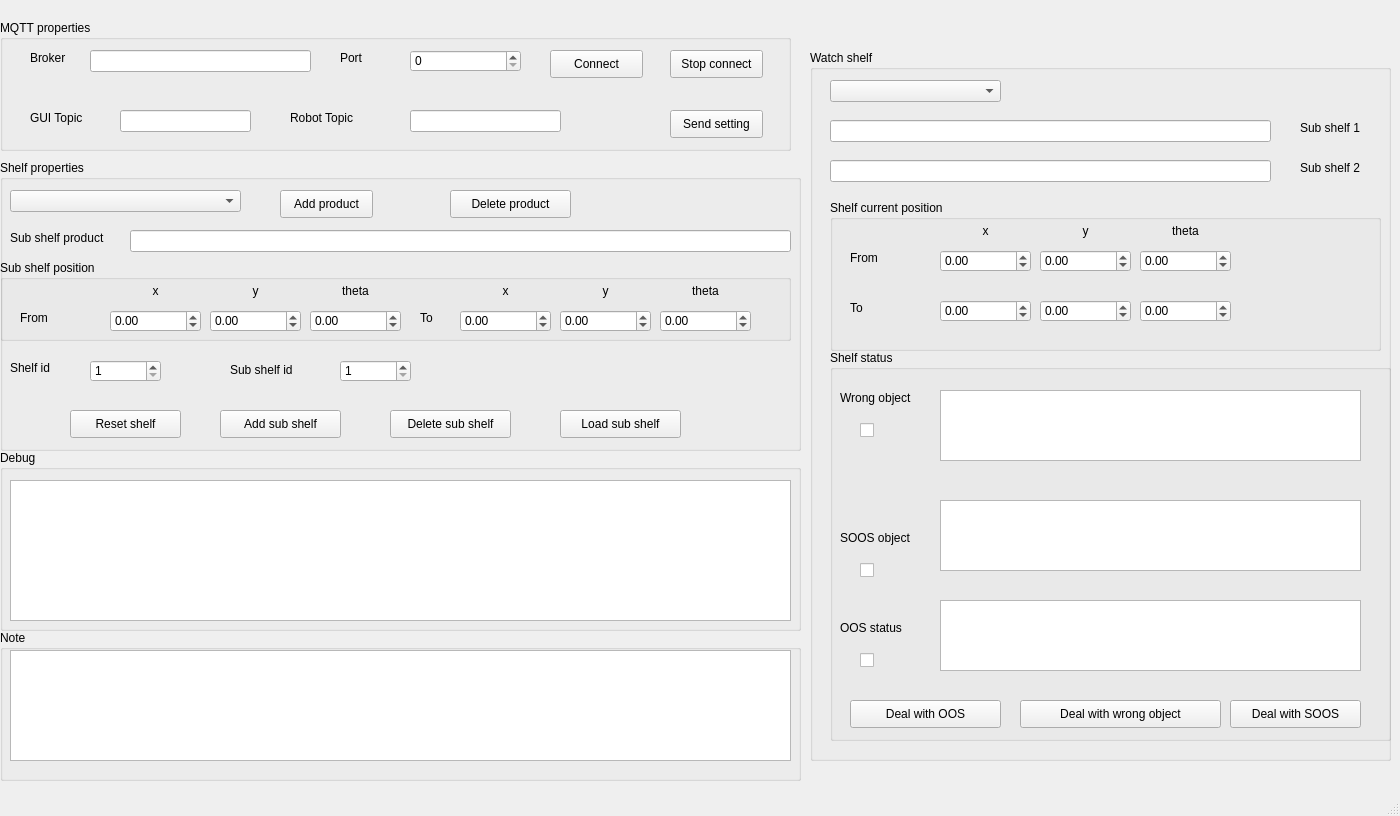
<?xml version="1.0" encoding="UTF-8"?>
<ui version="4.0">
 <class>MainWindow</class>
 <widget class="QMainWindow" name="MainWindow">
  <property name="geometry">
   <rect>
    <x>0</x>
    <y>0</y>
    <width>1400</width>
    <height>816</height>
   </rect>
  </property>
  <property name="windowTitle">
   <string>DATN-GUI</string>
  </property>
  <widget class="QWidget" name="centralwidget">
   <widget class="QGroupBox" name="ShelfPropertiesGroupBox">
    <property name="geometry">
     <rect>
      <x>0</x>
      <y>160</y>
      <width>801</width>
      <height>291</height>
     </rect>
    </property>
    <property name="font">
     <font>
      <pointsize>9</pointsize>
     </font>
    </property>
    <property name="title">
     <string>Shelf properties</string>
    </property>
    <widget class="QLineEdit" name="subShelfProductLineEdit">
     <property name="geometry">
      <rect>
       <x>130</x>
       <y>70</y>
       <width>661</width>
       <height>22</height>
      </rect>
     </property>
     <property name="text">
      <string/>
     </property>
    </widget>
    <widget class="QGroupBox" name="subShelfPositionDefineGroupBox">
     <property name="geometry">
      <rect>
       <x>0</x>
       <y>100</y>
       <width>791</width>
       <height>81</height>
      </rect>
     </property>
     <property name="title">
      <string>Sub shelf position</string>
     </property>
     <widget class="QLabel" name="label_4">
      <property name="geometry">
       <rect>
        <x>20</x>
        <y>50</y>
        <width>81</width>
        <height>16</height>
       </rect>
      </property>
      <property name="text">
       <string>From </string>
      </property>
     </widget>
     <widget class="QDoubleSpinBox" name="xBelowDoubleSpinBox">
      <property name="geometry">
       <rect>
        <x>110</x>
        <y>50</y>
        <width>91</width>
        <height>22</height>
       </rect>
      </property>
      <property name="minimum">
       <double>-5000.000000000000000</double>
      </property>
      <property name="maximum">
       <double>5000.000000000000000</double>
      </property>
     </widget>
     <widget class="QLabel" name="label_5">
      <property name="geometry">
       <rect>
        <x>110</x>
        <y>20</y>
        <width>91</width>
        <height>21</height>
       </rect>
      </property>
      <property name="text">
       <string>x</string>
      </property>
      <property name="alignment">
       <set>Qt::AlignCenter</set>
      </property>
     </widget>
     <widget class="QLabel" name="label_6">
      <property name="geometry">
       <rect>
        <x>210</x>
        <y>20</y>
        <width>91</width>
        <height>21</height>
       </rect>
      </property>
      <property name="text">
       <string>y</string>
      </property>
      <property name="alignment">
       <set>Qt::AlignCenter</set>
      </property>
     </widget>
     <widget class="QDoubleSpinBox" name="yBelowDoubleSpinBox">
      <property name="geometry">
       <rect>
        <x>210</x>
        <y>50</y>
        <width>91</width>
        <height>22</height>
       </rect>
      </property>
      <property name="minimum">
       <double>-5000.000000000000000</double>
      </property>
      <property name="maximum">
       <double>5000.000000000000000</double>
      </property>
     </widget>
     <widget class="QLabel" name="label_7">
      <property name="geometry">
       <rect>
        <x>310</x>
        <y>20</y>
        <width>91</width>
        <height>21</height>
       </rect>
      </property>
      <property name="text">
       <string>theta</string>
      </property>
      <property name="alignment">
       <set>Qt::AlignCenter</set>
      </property>
     </widget>
     <widget class="QDoubleSpinBox" name="thetaBelowDoubleSpinBox">
      <property name="geometry">
       <rect>
        <x>310</x>
        <y>50</y>
        <width>91</width>
        <height>22</height>
       </rect>
      </property>
      <property name="minimum">
       <double>-5000.000000000000000</double>
      </property>
      <property name="maximum">
       <double>5000.000000000000000</double>
      </property>
     </widget>
     <widget class="QLabel" name="label_8">
      <property name="geometry">
       <rect>
        <x>420</x>
        <y>50</y>
        <width>51</width>
        <height>16</height>
       </rect>
      </property>
      <property name="text">
       <string>To</string>
      </property>
     </widget>
     <widget class="QDoubleSpinBox" name="yAboveDoubleSpinBox">
      <property name="geometry">
       <rect>
        <x>560</x>
        <y>50</y>
        <width>91</width>
        <height>22</height>
       </rect>
      </property>
      <property name="minimum">
       <double>-5000.000000000000000</double>
      </property>
      <property name="maximum">
       <double>5000.000000000000000</double>
      </property>
     </widget>
     <widget class="QLabel" name="label_9">
      <property name="geometry">
       <rect>
        <x>460</x>
        <y>20</y>
        <width>91</width>
        <height>21</height>
       </rect>
      </property>
      <property name="text">
       <string>x</string>
      </property>
      <property name="alignment">
       <set>Qt::AlignCenter</set>
      </property>
     </widget>
     <widget class="QLabel" name="label_10">
      <property name="geometry">
       <rect>
        <x>660</x>
        <y>20</y>
        <width>91</width>
        <height>21</height>
       </rect>
      </property>
      <property name="text">
       <string>theta</string>
      </property>
      <property name="alignment">
       <set>Qt::AlignCenter</set>
      </property>
     </widget>
     <widget class="QDoubleSpinBox" name="xAboveDoubleSpinBox">
      <property name="geometry">
       <rect>
        <x>460</x>
        <y>50</y>
        <width>91</width>
        <height>22</height>
       </rect>
      </property>
      <property name="minimum">
       <double>-5000.000000000000000</double>
      </property>
      <property name="maximum">
       <double>5000.000000000000000</double>
      </property>
     </widget>
     <widget class="QLabel" name="label_11">
      <property name="geometry">
       <rect>
        <x>560</x>
        <y>20</y>
        <width>91</width>
        <height>21</height>
       </rect>
      </property>
      <property name="text">
       <string>y</string>
      </property>
      <property name="alignment">
       <set>Qt::AlignCenter</set>
      </property>
     </widget>
     <widget class="QDoubleSpinBox" name="thetaAboveDoubleSpinBox">
      <property name="geometry">
       <rect>
        <x>660</x>
        <y>50</y>
        <width>91</width>
        <height>22</height>
       </rect>
      </property>
      <property name="minimum">
       <double>-5000.000000000000000</double>
      </property>
      <property name="maximum">
       <double>5000.000000000000000</double>
      </property>
     </widget>
    </widget>
    <widget class="QLabel" name="label_12">
     <property name="geometry">
      <rect>
       <x>10</x>
       <y>200</y>
       <width>51</width>
       <height>16</height>
      </rect>
     </property>
     <property name="text">
      <string>Shelf id</string>
     </property>
    </widget>
    <widget class="QSpinBox" name="shelfIdSpinBox">
     <property name="geometry">
      <rect>
       <x>90</x>
       <y>200</y>
       <width>71</width>
       <height>22</height>
      </rect>
     </property>
     <property name="minimum">
      <number>1</number>
     </property>
     <property name="maximum">
      <number>4</number>
     </property>
    </widget>
    <widget class="QSpinBox" name="subShelfIdSpinBox">
     <property name="geometry">
      <rect>
       <x>340</x>
       <y>200</y>
       <width>71</width>
       <height>22</height>
      </rect>
     </property>
     <property name="minimum">
      <number>1</number>
     </property>
     <property name="maximum">
      <number>2</number>
     </property>
    </widget>
    <widget class="QLabel" name="label_13">
     <property name="geometry">
      <rect>
       <x>230</x>
       <y>200</y>
       <width>91</width>
       <height>20</height>
      </rect>
     </property>
     <property name="text">
      <string>Sub shelf id</string>
     </property>
    </widget>
    <widget class="QLabel" name="label_14">
     <property name="geometry">
      <rect>
       <x>10</x>
       <y>70</y>
       <width>121</width>
       <height>16</height>
      </rect>
     </property>
     <property name="text">
      <string>Sub shelf product</string>
     </property>
    </widget>
    <widget class="QPushButton" name="addSubShelfPushButton">
     <property name="geometry">
      <rect>
       <x>220</x>
       <y>250</y>
       <width>121</width>
       <height>28</height>
      </rect>
     </property>
     <property name="text">
      <string>Add sub shelf</string>
     </property>
    </widget>
    <widget class="QPushButton" name="resetShelfPushButton">
     <property name="geometry">
      <rect>
       <x>70</x>
       <y>250</y>
       <width>111</width>
       <height>28</height>
      </rect>
     </property>
     <property name="text">
      <string>Reset shelf</string>
     </property>
    </widget>
    <widget class="QComboBox" name="productComboBox">
     <property name="geometry">
      <rect>
       <x>10</x>
       <y>30</y>
       <width>231</width>
       <height>22</height>
      </rect>
     </property>
    </widget>
    <widget class="QPushButton" name="addProductPushButton">
     <property name="geometry">
      <rect>
       <x>280</x>
       <y>30</y>
       <width>93</width>
       <height>28</height>
      </rect>
     </property>
     <property name="text">
      <string>Add product</string>
     </property>
    </widget>
    <widget class="QPushButton" name="deleteProductPushButton">
     <property name="geometry">
      <rect>
       <x>450</x>
       <y>30</y>
       <width>121</width>
       <height>28</height>
      </rect>
     </property>
     <property name="text">
      <string>Delete product</string>
     </property>
    </widget>
    <widget class="QPushButton" name="deleteSubShelfPushButton">
     <property name="geometry">
      <rect>
       <x>390</x>
       <y>250</y>
       <width>121</width>
       <height>28</height>
      </rect>
     </property>
     <property name="text">
      <string>Delete sub shelf</string>
     </property>
    </widget>
    <widget class="QPushButton" name="loadSubShelfPushButton">
     <property name="geometry">
      <rect>
       <x>560</x>
       <y>250</y>
       <width>121</width>
       <height>28</height>
      </rect>
     </property>
     <property name="text">
      <string>Load sub shelf</string>
     </property>
    </widget>
   </widget>
   <widget class="QGroupBox" name="DebugGroupBox">
    <property name="geometry">
     <rect>
      <x>0</x>
      <y>450</y>
      <width>801</width>
      <height>181</height>
     </rect>
    </property>
    <property name="font">
     <font>
      <pointsize>9</pointsize>
     </font>
    </property>
    <property name="title">
     <string>Debug</string>
    </property>
    <widget class="QTextBrowser" name="debugTextBrowser">
     <property name="geometry">
      <rect>
       <x>10</x>
       <y>30</y>
       <width>781</width>
       <height>141</height>
      </rect>
     </property>
     <property name="tabStopWidth">
      <number>150</number>
     </property>
    </widget>
   </widget>
   <widget class="QGroupBox" name="mqttGroupBox">
    <property name="geometry">
     <rect>
      <x>0</x>
      <y>20</y>
      <width>791</width>
      <height>131</height>
     </rect>
    </property>
    <property name="font">
     <font>
      <pointsize>9</pointsize>
     </font>
    </property>
    <property name="title">
     <string>MQTT properties</string>
    </property>
    <widget class="QLabel" name="label_16">
     <property name="geometry">
      <rect>
       <x>30</x>
       <y>30</y>
       <width>55</width>
       <height>16</height>
      </rect>
     </property>
     <property name="text">
      <string>Broker</string>
     </property>
    </widget>
    <widget class="QLineEdit" name="BrokerLineEdit">
     <property name="geometry">
      <rect>
       <x>90</x>
       <y>30</y>
       <width>221</width>
       <height>22</height>
      </rect>
     </property>
    </widget>
    <widget class="QLabel" name="label_17">
     <property name="geometry">
      <rect>
       <x>340</x>
       <y>30</y>
       <width>55</width>
       <height>16</height>
      </rect>
     </property>
     <property name="text">
      <string>Port</string>
     </property>
    </widget>
    <widget class="QSpinBox" name="portSpinBox">
     <property name="geometry">
      <rect>
       <x>410</x>
       <y>30</y>
       <width>111</width>
       <height>22</height>
      </rect>
     </property>
     <property name="maximum">
      <number>3000</number>
     </property>
    </widget>
    <widget class="QPushButton" name="mqttConnectPushButton">
     <property name="geometry">
      <rect>
       <x>550</x>
       <y>30</y>
       <width>93</width>
       <height>28</height>
      </rect>
     </property>
     <property name="text">
      <string>Connect</string>
     </property>
    </widget>
    <widget class="QPushButton" name="stopMqttPushButton">
     <property name="geometry">
      <rect>
       <x>670</x>
       <y>30</y>
       <width>93</width>
       <height>28</height>
      </rect>
     </property>
     <property name="text">
      <string>Stop connect</string>
     </property>
    </widget>
    <widget class="QLabel" name="label_2">
     <property name="geometry">
      <rect>
       <x>30</x>
       <y>90</y>
       <width>81</width>
       <height>16</height>
      </rect>
     </property>
     <property name="text">
      <string>GUI Topic</string>
     </property>
    </widget>
    <widget class="QLineEdit" name="GUITopicLineEdit">
     <property name="geometry">
      <rect>
       <x>120</x>
       <y>90</y>
       <width>131</width>
       <height>22</height>
      </rect>
     </property>
    </widget>
    <widget class="QPushButton" name="sendSettingPushButton">
     <property name="geometry">
      <rect>
       <x>670</x>
       <y>90</y>
       <width>93</width>
       <height>28</height>
      </rect>
     </property>
     <property name="text">
      <string>Send setting</string>
     </property>
    </widget>
    <widget class="QLabel" name="label">
     <property name="geometry">
      <rect>
       <x>290</x>
       <y>90</y>
       <width>91</width>
       <height>16</height>
      </rect>
     </property>
     <property name="text">
      <string>Robot Topic</string>
     </property>
    </widget>
    <widget class="QLineEdit" name="robotTopicLineEdit">
     <property name="geometry">
      <rect>
       <x>410</x>
       <y>90</y>
       <width>151</width>
       <height>22</height>
      </rect>
     </property>
    </widget>
   </widget>
   <widget class="QGroupBox" name="watchShelfgroupBox">
    <property name="geometry">
     <rect>
      <x>810</x>
      <y>50</y>
      <width>581</width>
      <height>711</height>
     </rect>
    </property>
    <property name="font">
     <font>
      <pointsize>9</pointsize>
     </font>
    </property>
    <property name="title">
     <string>Watch shelf</string>
    </property>
    <widget class="QComboBox" name="shelfComboBox">
     <property name="geometry">
      <rect>
       <x>20</x>
       <y>30</y>
       <width>171</width>
       <height>22</height>
      </rect>
     </property>
     <property name="maxVisibleItems">
      <number>11</number>
     </property>
    </widget>
    <widget class="QLineEdit" name="subShelfLineEdit">
     <property name="geometry">
      <rect>
       <x>20</x>
       <y>70</y>
       <width>441</width>
       <height>22</height>
      </rect>
     </property>
    </widget>
    <widget class="QLabel" name="label_18">
     <property name="geometry">
      <rect>
       <x>490</x>
       <y>70</y>
       <width>81</width>
       <height>16</height>
      </rect>
     </property>
     <property name="text">
      <string>Sub shelf 1</string>
     </property>
    </widget>
    <widget class="QLineEdit" name="subShelfLineEdit_2">
     <property name="geometry">
      <rect>
       <x>20</x>
       <y>110</y>
       <width>441</width>
       <height>22</height>
      </rect>
     </property>
    </widget>
    <widget class="QLabel" name="label_19">
     <property name="geometry">
      <rect>
       <x>490</x>
       <y>110</y>
       <width>81</width>
       <height>16</height>
      </rect>
     </property>
     <property name="text">
      <string>Sub shelf 2</string>
     </property>
    </widget>
    <widget class="QGroupBox" name="ShelfPositionGroupBox">
     <property name="geometry">
      <rect>
       <x>20</x>
       <y>150</y>
       <width>551</width>
       <height>151</height>
      </rect>
     </property>
     <property name="title">
      <string>Shelf current position</string>
     </property>
     <widget class="QLabel" name="label_21">
      <property name="geometry">
       <rect>
        <x>20</x>
        <y>50</y>
        <width>81</width>
        <height>16</height>
       </rect>
      </property>
      <property name="text">
       <string>From </string>
      </property>
     </widget>
     <widget class="QDoubleSpinBox" name="xFromDoubleSpinBox">
      <property name="geometry">
       <rect>
        <x>110</x>
        <y>50</y>
        <width>91</width>
        <height>22</height>
       </rect>
      </property>
      <property name="minimum">
       <double>-5000.000000000000000</double>
      </property>
      <property name="maximum">
       <double>5000.000000000000000</double>
      </property>
     </widget>
     <widget class="QLabel" name="label_22">
      <property name="geometry">
       <rect>
        <x>110</x>
        <y>20</y>
        <width>91</width>
        <height>21</height>
       </rect>
      </property>
      <property name="text">
       <string>x</string>
      </property>
      <property name="alignment">
       <set>Qt::AlignCenter</set>
      </property>
     </widget>
     <widget class="QLabel" name="label_23">
      <property name="geometry">
       <rect>
        <x>210</x>
        <y>20</y>
        <width>91</width>
        <height>21</height>
       </rect>
      </property>
      <property name="text">
       <string>y</string>
      </property>
      <property name="alignment">
       <set>Qt::AlignCenter</set>
      </property>
     </widget>
     <widget class="QDoubleSpinBox" name="yFromDoubleSpinBox">
      <property name="geometry">
       <rect>
        <x>210</x>
        <y>50</y>
        <width>91</width>
        <height>22</height>
       </rect>
      </property>
      <property name="minimum">
       <double>-5000.000000000000000</double>
      </property>
      <property name="maximum">
       <double>5000.000000000000000</double>
      </property>
     </widget>
     <widget class="QLabel" name="label_24">
      <property name="geometry">
       <rect>
        <x>310</x>
        <y>20</y>
        <width>91</width>
        <height>21</height>
       </rect>
      </property>
      <property name="text">
       <string>theta</string>
      </property>
      <property name="alignment">
       <set>Qt::AlignCenter</set>
      </property>
     </widget>
     <widget class="QDoubleSpinBox" name="thetaFromDoubleSpinBox">
      <property name="geometry">
       <rect>
        <x>310</x>
        <y>50</y>
        <width>91</width>
        <height>22</height>
       </rect>
      </property>
      <property name="minimum">
       <double>-5000.000000000000000</double>
      </property>
      <property name="maximum">
       <double>5000.000000000000000</double>
      </property>
     </widget>
     <widget class="QLabel" name="label_25">
      <property name="geometry">
       <rect>
        <x>20</x>
        <y>100</y>
        <width>81</width>
        <height>16</height>
       </rect>
      </property>
      <property name="text">
       <string>To</string>
      </property>
     </widget>
     <widget class="QDoubleSpinBox" name="xToDoubleSpinBox">
      <property name="geometry">
       <rect>
        <x>110</x>
        <y>100</y>
        <width>91</width>
        <height>22</height>
       </rect>
      </property>
      <property name="minimum">
       <double>-5000.000000000000000</double>
      </property>
      <property name="maximum">
       <double>5000.000000000000000</double>
      </property>
     </widget>
     <widget class="QDoubleSpinBox" name="yToDoubleSpinBox">
      <property name="geometry">
       <rect>
        <x>210</x>
        <y>100</y>
        <width>91</width>
        <height>22</height>
       </rect>
      </property>
      <property name="minimum">
       <double>-5000.000000000000000</double>
      </property>
      <property name="maximum">
       <double>5000.000000000000000</double>
      </property>
     </widget>
     <widget class="QDoubleSpinBox" name="thetaToDoubleSpinBox">
      <property name="geometry">
       <rect>
        <x>310</x>
        <y>100</y>
        <width>91</width>
        <height>22</height>
       </rect>
      </property>
      <property name="minimum">
       <double>-5000.000000000000000</double>
      </property>
      <property name="maximum">
       <double>5000.000000000000000</double>
      </property>
     </widget>
    </widget>
    <widget class="QGroupBox" name="shelfStatusGroupBox">
     <property name="geometry">
      <rect>
       <x>20</x>
       <y>300</y>
       <width>561</width>
       <height>391</height>
      </rect>
     </property>
     <property name="title">
      <string>Shelf status</string>
     </property>
     <widget class="QLabel" name="label_3">
      <property name="geometry">
       <rect>
        <x>10</x>
        <y>40</y>
        <width>101</width>
        <height>16</height>
       </rect>
      </property>
      <property name="text">
       <string>Wrong object</string>
      </property>
     </widget>
     <widget class="QLabel" name="label_15">
      <property name="geometry">
       <rect>
        <x>10</x>
        <y>180</y>
        <width>101</width>
        <height>16</height>
       </rect>
      </property>
      <property name="text">
       <string>SOOS object</string>
      </property>
     </widget>
     <widget class="QLabel" name="label_20">
      <property name="geometry">
       <rect>
        <x>10</x>
        <y>270</y>
        <width>101</width>
        <height>16</height>
       </rect>
      </property>
      <property name="text">
       <string>OOS status</string>
      </property>
     </widget>
     <widget class="QPushButton" name="dealOOSPushButton">
      <property name="geometry">
       <rect>
        <x>20</x>
        <y>350</y>
        <width>151</width>
        <height>28</height>
       </rect>
      </property>
      <property name="text">
       <string>Deal with OOS</string>
      </property>
      <property name="checkable">
       <bool>false</bool>
      </property>
     </widget>
     <widget class="QPushButton" name="wrongObjectPushButton">
      <property name="geometry">
       <rect>
        <x>190</x>
        <y>350</y>
        <width>201</width>
        <height>28</height>
       </rect>
      </property>
      <property name="text">
       <string>Deal with wrong object</string>
      </property>
     </widget>
     <widget class="QPushButton" name="SOOSPushButton">
      <property name="geometry">
       <rect>
        <x>400</x>
        <y>350</y>
        <width>131</width>
        <height>28</height>
       </rect>
      </property>
      <property name="text">
       <string>Deal with SOOS</string>
      </property>
     </widget>
     <widget class="QTextBrowser" name="wrongObjectTextBrowser">
      <property name="geometry">
       <rect>
        <x>110</x>
        <y>40</y>
        <width>421</width>
        <height>71</height>
       </rect>
      </property>
     </widget>
     <widget class="QTextBrowser" name="SOOSObjectTextBrowser">
      <property name="geometry">
       <rect>
        <x>110</x>
        <y>150</y>
        <width>421</width>
        <height>71</height>
       </rect>
      </property>
     </widget>
     <widget class="QTextBrowser" name="OOSStatusTextBrowser">
      <property name="geometry">
       <rect>
        <x>110</x>
        <y>250</y>
        <width>421</width>
        <height>71</height>
       </rect>
      </property>
     </widget>
     <widget class="QCheckBox" name="wrongObjectCheckBox">
      <property name="geometry">
       <rect>
        <x>30</x>
        <y>70</y>
        <width>41</width>
        <height>20</height>
       </rect>
      </property>
      <property name="text">
       <string/>
      </property>
      <property name="checkable">
       <bool>true</bool>
      </property>
      <property name="checked">
       <bool>false</bool>
      </property>
     </widget>
     <widget class="QCheckBox" name="SOOSObjectCheckBox">
      <property name="geometry">
       <rect>
        <x>30</x>
        <y>210</y>
        <width>41</width>
        <height>20</height>
       </rect>
      </property>
      <property name="text">
       <string/>
      </property>
      <property name="checkable">
       <bool>true</bool>
      </property>
     </widget>
     <widget class="QCheckBox" name="OOSStatusCheckBox">
      <property name="geometry">
       <rect>
        <x>30</x>
        <y>300</y>
        <width>41</width>
        <height>20</height>
       </rect>
      </property>
      <property name="text">
       <string/>
      </property>
      <property name="checkable">
       <bool>true</bool>
      </property>
     </widget>
    </widget>
   </widget>
   <widget class="QGroupBox" name="noteGroupBox">
    <property name="geometry">
     <rect>
      <x>0</x>
      <y>630</y>
      <width>801</width>
      <height>151</height>
     </rect>
    </property>
    <property name="font">
     <font>
      <pointsize>9</pointsize>
     </font>
    </property>
    <property name="title">
     <string>Note</string>
    </property>
    <widget class="QTextBrowser" name="noteTextBrowser">
     <property name="geometry">
      <rect>
       <x>10</x>
       <y>20</y>
       <width>781</width>
       <height>111</height>
      </rect>
     </property>
     <property name="font">
      <font>
       <pointsize>12</pointsize>
      </font>
     </property>
    </widget>
   </widget>
  </widget>
  <widget class="QMenuBar" name="menubar">
   <property name="geometry">
    <rect>
     <x>0</x>
     <y>0</y>
     <width>1400</width>
     <height>26</height>
    </rect>
   </property>
  </widget>
  <widget class="QStatusBar" name="statusbar"/>
 </widget>
 <resources/>
 <connections/>
</ui>
